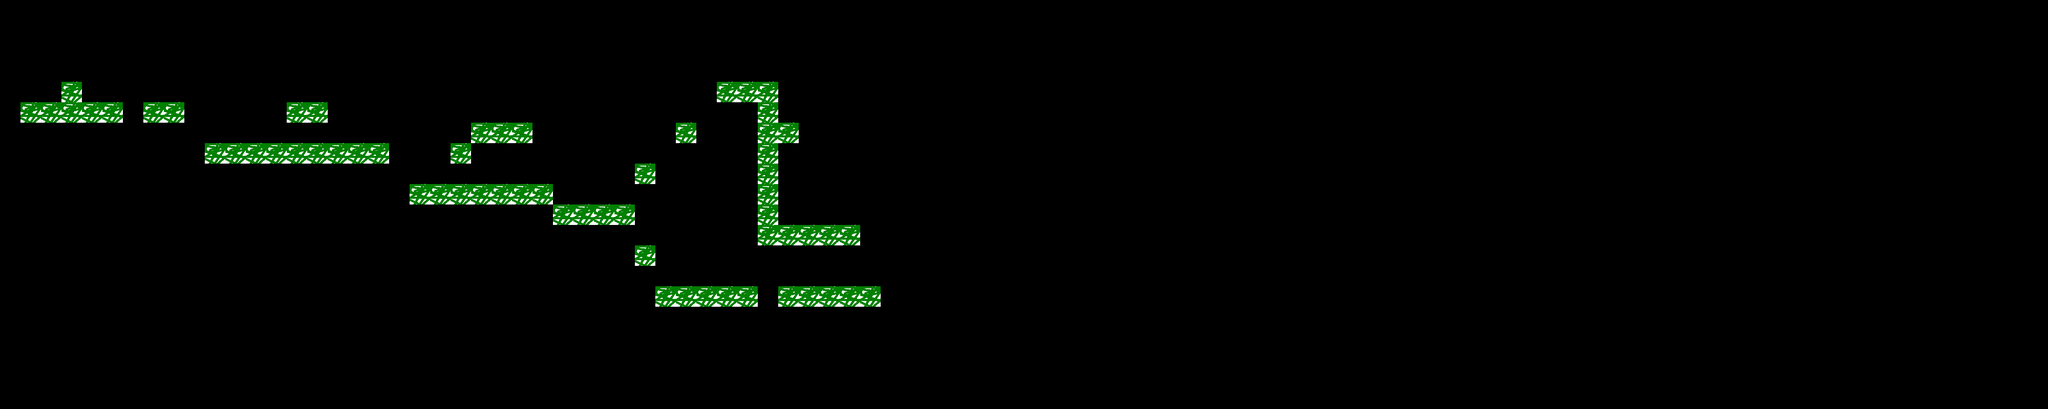

A level layout from a 2D game, rendered from its tile map. Below: a short description, then the map file with tile-grid data replaced by summaries:
An orthogonal 100x20 tile map with 50x50 px tiles, 1 tile layer (Tile Layer 1).

<map version="1.0" tiledversion="1.0.2" orientation="orthogonal" renderorder="right-down" width="100" height="20" tilewidth="50" tileheight="50" nextobjectid="1">
 <tileset firstgid="1" name="grass" tilewidth="50" tileheight="50" tilecount="1" columns="1">
  <image source="grass.png" width="50" height="50" />
 </tileset>
 <layer name="Tile Layer 1" width="100" height="20">
  <data>[2000 cells, 62 non-empty, 1 distinct tile ids]</data>
 </layer>
</map>